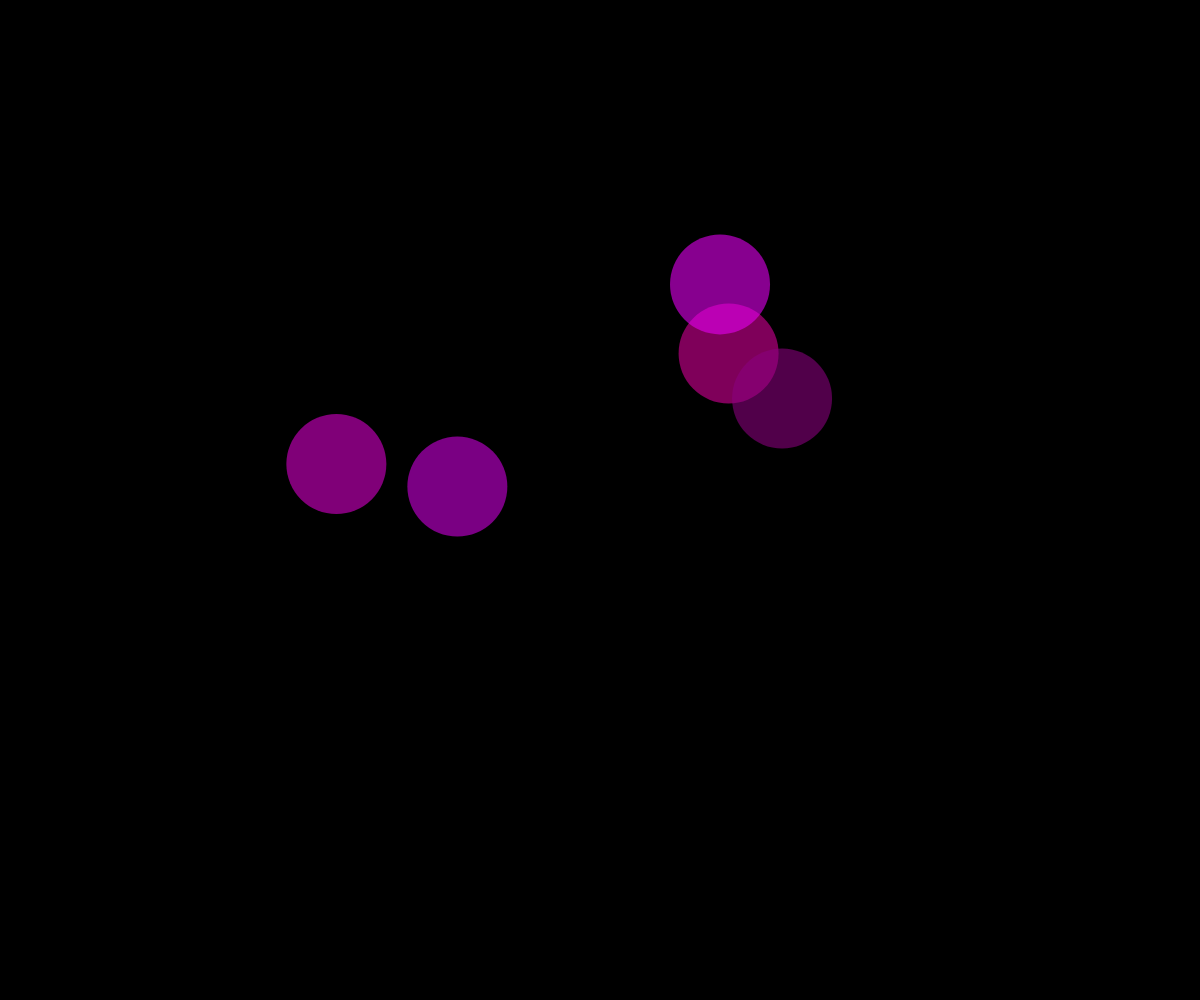
Frame 1 (no input)
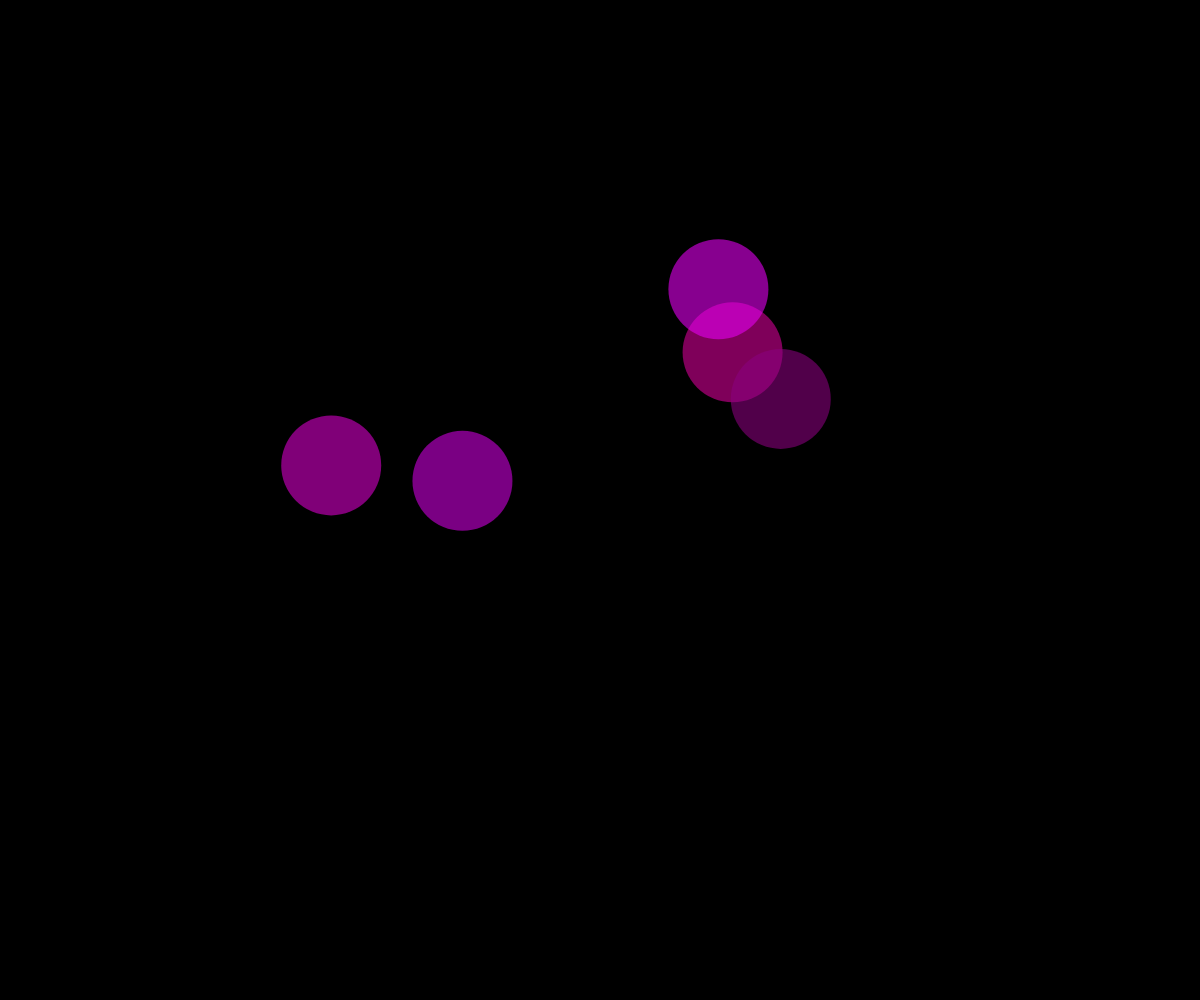
Frame 60 (no input)
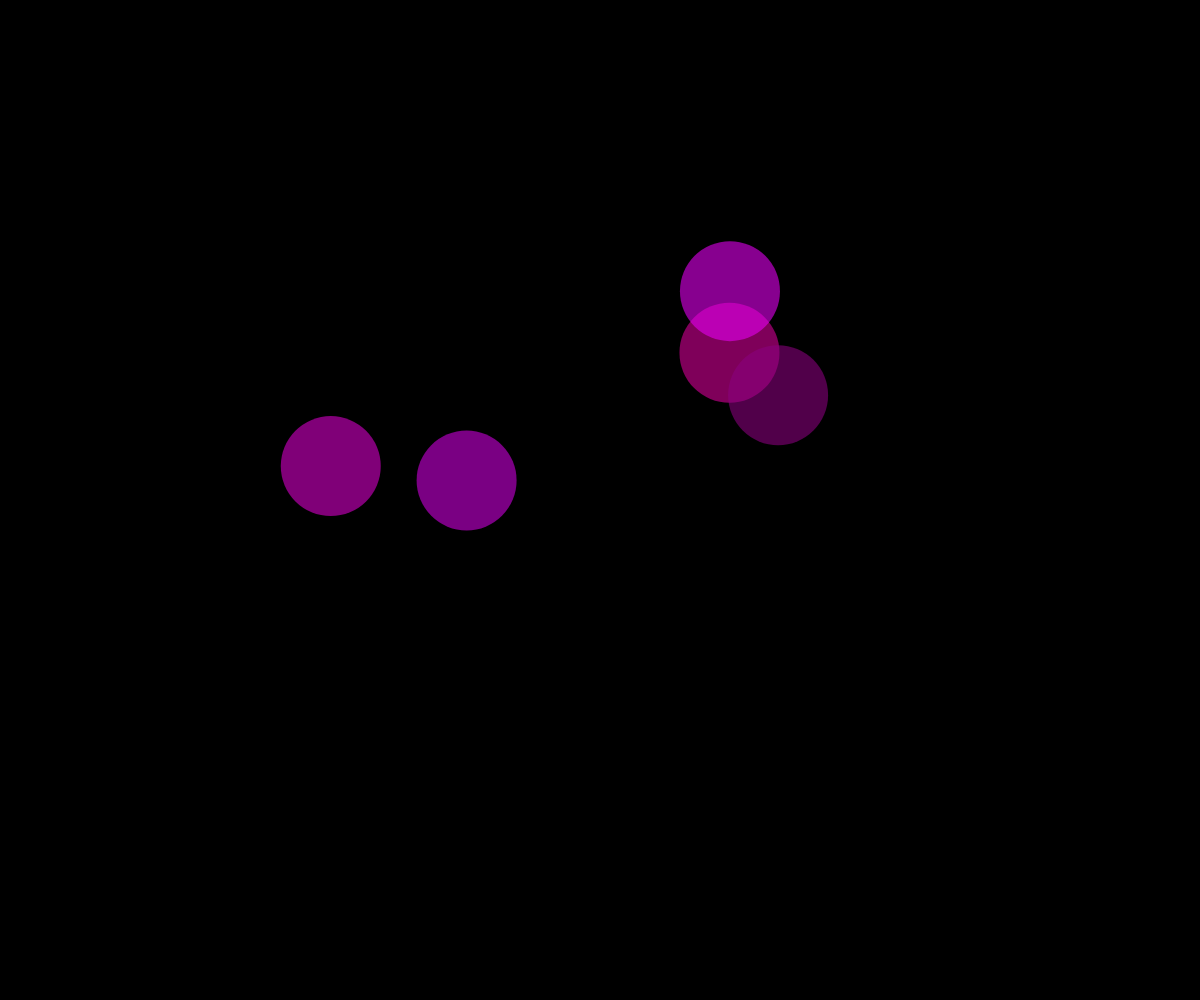
Frame 120 (the mouse pressed at the canvas centre since frame 60)

The p5.js sketch that drew these frames (run headless with seeded random() and noise() and a simulated clock; from frame 60 on, the mouse is pressed at the canvas centre):

// p5.js sketch
// ── sketch.js
let cells;

function setup() {
  createCanvas(windowWidth, windowHeight);
  noStroke();
  cells = [];
  for (let i=0; i<5; i++) {
    cells.push(new Cell());
  }
}

function draw() {
  background(0);
  cells.forEach(cell => {
    cell.show();
    cell.move();
  });
}

function mouseClicked() {
  cells.forEach(cell => {
    if (cell.isFinishedSplitting()) {
      if (cell.mouseIsOnObject()) {
        cells.unshift(cell.split());
      }  
    }
  });
}

// ── cell.js
class Cell {
  constructor(pos = createVector(random(0.25*width,0.75*width),random(0.25*height,0.75*height)), r=50,velocity=createVector(0,0)) {
    this.r = r;
    this.pos = pos;
    this.clr = color(random(100,255),0,random(100,255),150);
    this.velocity = velocity;
  }
  
  mouseIsOnObject() {
    if (dist(mouseX,mouseY,this.pos.x,this.pos.y) <= this.r) {
      return true;
    }
    return false;
  }
  
  show() {
    fill(this.clr);
    circle(this.pos.x,this.pos.y,2*this.r); 
  }
  
  move() {
    this.pos.add(p5.Vector.random2D());
    this.pos.add(this.velocity);
    if (this.velocity.mag() > 1) {
      this.velocity.mult(0.8);
    } else {
      this.velocity.set(0,0);
    }
  }
  
  split() {
    this.r = this.r*0.8;
    this.velocity = p5.Vector.random2D().mult(this.r*0.5);
    //this.pos.add(this.velocity);
    return new Cell(this.pos.copy(),this.r,this.velocity.copy().mult(-1));
  }
  
  isFinishedSplitting() {
    if (this.velocity.mag() == 0) {
      return true;
    }
    return false;
  }
}
// ── gallery.html

<!DOCTYPE html>
<html lang="">
    <head>
        <meta charset="utf-8">
        <meta http-equiv="X-UA-Compatible" content="IE=edge">
        <meta name="viewport" content="width=device-width, initial-scale=1">
        <title>Title Page</title>

        <!-- Bootstrap CSS -->
        <link href="https://maxcdn.bootstrapcdn.com/bootstrap/3.3.7/css/bootstrap.min.css" rel="stylesheet">
        <link rel="stylesheet" href="gallery.css">

        <!-- HTML5 Shim and Respond.js IE8 support of HTML5 elements and media queries -->
        <!-- WARNING: Respond.js doesn't work if you view the page via file:// -->
        <!--[if lt IE 9]>
            <script src="https://oss.maxcdn.com/libs/html5shiv/3.7.3/html5shiv.js"></script>
            <script src="https://oss.maxcdn.com/libs/respond.js/1.4.2/respond.min.js"></script>
        <![endif]-->
    </head>
    <body>

        
        <nav class="navbar navbar-default navbar-inverse" role="navigation">
            <!-- Brand and toggle get grouped for better mobile display -->
            <div class="navbar-header">
                <button type="button" class="navbar-toggle" data-toggle="collapse" data-target=".navbar-ex1-collapse">
                    <span class="sr-only">Toggle navigation</span>
                    <span class="icon-bar"></span>
                    <span class="icon-bar"></span>
                    <span class="icon-bar"></span>
                </button>
                <a class="navbar-brand" href="#"><span class="glyphicon glyphicon-picture"></span> Images</a>
            </div>
        
            <!-- Collect the nav links, forms, and other content for toggling -->
            <div class="collapse navbar-collapse navbar-ex1-collapse">
                <ul class="nav navbar-nav">
                    <li class="active"><a href="#">Link</a></li>
                    <li><a href="#">Link</a></li>
                </ul>
                <form class="navbar-form navbar-left" role="search">
                    <div class="form-group">
                        <input type="text" class="form-control" placeholder="Search">
                    </div>
                    <button type="submit" class="btn btn-default">Submit</button>
                </form>
                <ul class="nav navbar-nav navbar-right">
                    <li><a href="#">Link</a></li>
                    <li class="dropdown">
                        <a href="#" class="dropdown-toggle" data-toggle="dropdown">Dropdown <b class="caret"></b></a>
                        <ul class="dropdown-menu">
                            <li><a href="#">Action</a></li>
                            <li><a href="#">Another action</a></li>
                            <li><a href="#">Something else here</a></li>
                            <li><a href="#">Separated link</a></li>
                        </ul>
                    </li>
                </ul>
            </div><!-- /.navbar-collapse -->
        </nav>
        
        
        
        <div class="container">
            <div class="jumbotron">
                <h1><span class="glyphicon glyphicon-camera" aria-hidden="true"></span> Image Gallery</h1>
                <p>Just a bunch of pictures</p>
            </div>
            <div class="row">
                <div class="col-xs-12 col-sm-6 col-md-6 col-lg-4">
                    <div class="thumbnail">
                        <img src="photo6328005489245399017.jpg" alt="">
                    </div>
                </div>
                <div class="col-xs-12 col-sm-6 col-md-6 col-lg-4">
                    <div class="thumbnail">
                        <img src="photo6328005489245399017.jpg" alt="">
                    </div>
                </div>
                <div class="col-xs-12 col-sm-6 col-md-6 col-lg-4">
                    <div class="thumbnail">
                        <img src="photo6328005489245399017.jpg" alt="">
                    </div>
                </div>
                <div class="col-xs-12 col-sm-6 col-md-6 col-lg-4">
                    <div class="thumbnail">
                        <img src="photo6328005489245399017.jpg" alt="">
                    </div>
                </div>
                <div class="col-xs-12 col-sm-6 col-md-6 col-lg-4">
                        <div class="thumbnail">
                            <img src="photo6328005489245399017.jpg" alt="">
                        </div>
                    </div>
                <div class="col-xs-12 col-sm-6 col-md-6 col-lg-4">
                    <div class="thumbnail">
                        <img src="photo6328005489245399017.jpg" alt="">
                    </div>
                </div>
                <div class="col-xs-12 col-sm-6 col-md-6 col-lg-4">
                        <div class="thumbnail">
                            <img src="photo6328005489245399017.jpg" alt="">
                        </div>
                    </div>
                <div class="col-xs-12 col-sm-6 col-md-6 col-lg-4">
                    <div class="thumbnail">
                        <img src="photo6328005489245399017.jpg" alt="">
                    </div>
                </div>
                <div class="col-xs-12 col-sm-6 col-md-6 col-lg-4">
                    <div class="thumbnail">
                        <img src="photo6328005489245399017.jpg" alt="">
                    </div>
                </div>
                    
            </div>
        </div>
        
        <!-- jQuery -->
        <script src="https://ajax.googleapis.com/ajax/libs/jquery/1.12.4/jquery.min.js"></script>
        <!-- Bootstrap JavaScript -->
        <script src="https://maxcdn.bootstrapcdn.com/bootstrap/3.3.7/js/bootstrap.min.js"></script>
    </body>
</html>
